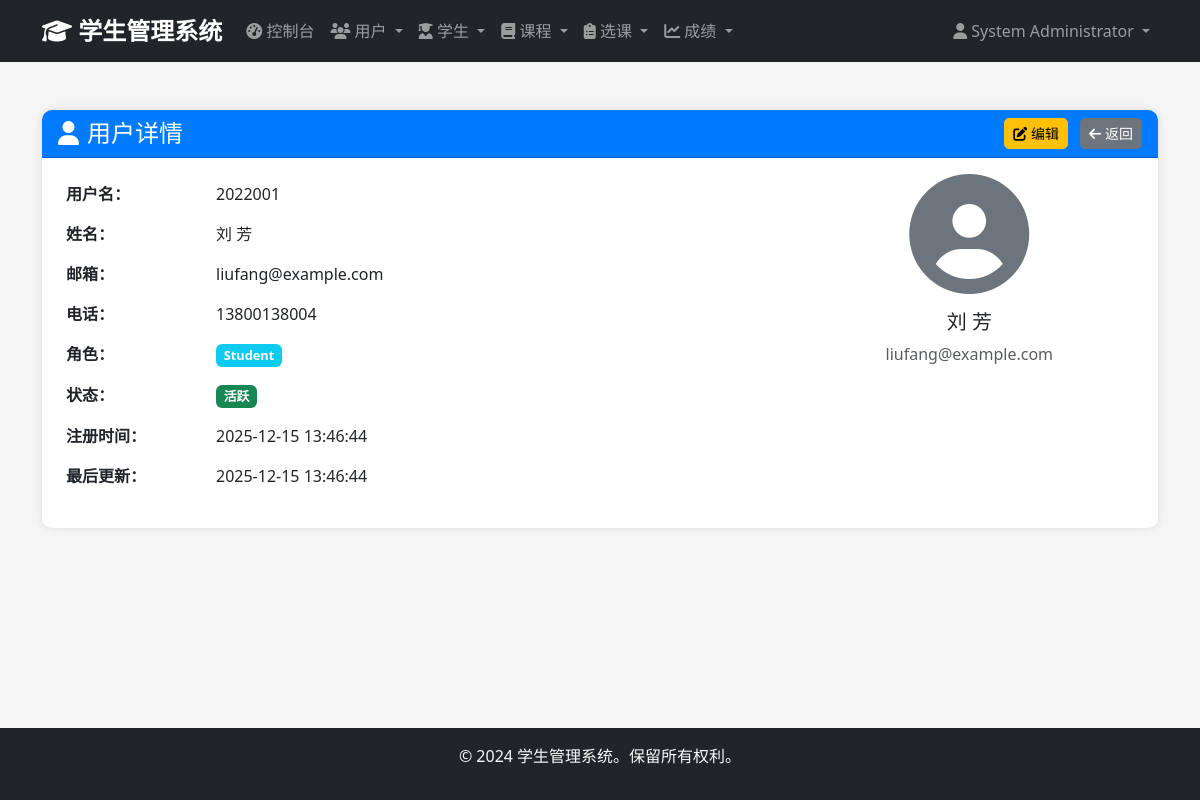
Page /admin/users/21 (signed in) on the earlier database version.
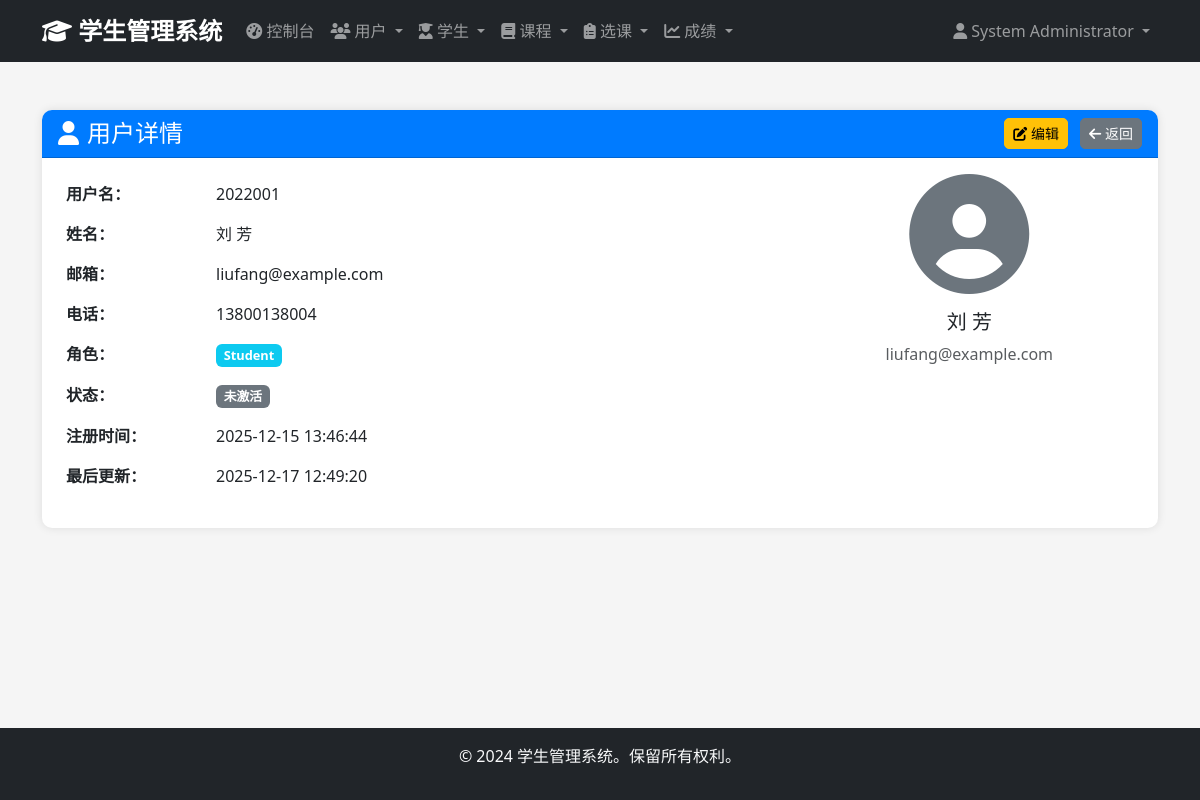
Same page on the later database version.
### app/models/user.py (models this page shows, shortened)
class User(UserMixin, db.Model):
    __tablename__ = 'users'
    id = db.Column(db.Integer, primary_key=True)
    username = db.Column(db.String(50), unique=True, nullable=False)
    email = db.Column(db.String(100), unique=True, nullable=False)
    password_hash = db.Column(db.String(255), nullable=False)
    full_name = db.Column(db.String(100), nullable=False)
    phone = db.Column(db.String(20))
    role = db.Column(db.Enum('admin', 'student', name='user_role'), nullable=False, default='student')
    is_active = db.Column(db.Boolean, default=True)
    created_at = db.Column(db.DateTime, default=datetime.utcnow)
    updated_at = db.Column(db.DateTime, default=datetime.utcnow, onupdate=datetime.utcnow)
    administrator = db.relationship('Administrator', backref='user', uselist=False, cascade='all, delete-orphan')
    def is_admin(self):
        return self.role == 'admin'

### app/views/admin.py (the view)
@admin_bp.route('/users/<int:user_id>')
@login_required
@admin_required
def view_user(user_id):
    user = User.query.get_or_404(user_id)
    return render_template('admin/users/view.html', user=user)

### app/views/auth.py (called while the page is built)
def admin_required(f):
    @wraps(f)
    def decorated_function(*args, **kwargs):
        if not current_user.is_authenticated or not current_user.is_admin():
            flash('访问被拒绝。需要管理员权限。', 'error')
            return redirect(url_for('auth.login'))
        return f(*args, **kwargs)
    return decorated_function

### app/templates/admin/users/view.html (shortened to what this page needs)
{% extends "base.html" %}
{% block content %}
<div class="container mt-4">
    <div class="row">
        <div class="col-12">
            <div class="card">
                <div class="card-header d-flex justify-content-between align-items-center">
                    <h4 class="mb-0">
                        <i class="fas fa-user me-2"></i>用户详情
                    </h4>
                    <div>
                        <a href="{{ url_for('admin.edit_user', user_id=user.id) }}" class="btn btn-warning btn-sm me-2">
                            <i class="fas fa-edit"></i> 编辑
                        </a>
                        <a href="{{ url_for('admin.users') }}" class="btn btn-secondary btn-sm">
                            <i class="fas fa-arrow-left"></i> 返回
                        </a>
                    </div>
                </div>
                <div class="card-body">
                    <div class="row">
                        <div class="col-md-8">
                            <table class="table table-borderless">
                                <tr>
                                    <td width="150"><strong>用户名：</strong></td>
                                    <td>{{ user.username }}</td>
                                </tr>
                                <tr>
                                    <td><strong>姓名：</strong></td>
                                    <td>{{ user.full_name }}</td>
                                </tr>
                                <tr>
                                    <td><strong>邮箱：</strong></td>
                                    <td>{{ user.email }}</td>
                                </tr>
                                <tr>
                                    <td><strong>电话：</strong></td>
                                    <td>{{ user.phone or '未填写' }}</td>
                                </tr>
                                <tr>
                                    <td><strong>角色：</strong></td>
                                    <td>
                                        <span class="badge bg-{{ 'danger' if user.role == 'admin' else 'info' }}">
                                            {{ user.role.title() }}
                                        </span>
                                    </td>
                                </tr>
                                <tr>
                                    <td><strong>状态：</strong></td>
                                    <td>
                                        {% if user.is_active %}
                                            <span class="badge bg-success">活跃</span>
                                        {% else %}
                                            <span class="badge bg-secondary">未激活</span>
                                        {% endif %}
                                    </td>
                                </tr>
                                <tr>
                                    <td><strong>注册时间：</strong></td>
                                    <td>{{ user.created_at.strftime('%Y-%m-%d %H:%M:%S') if user.created_at else '未知' }}</td>
                                </tr>
                                <tr>
                                    <td><strong>最后更新：</strong></td>
                                    <td>{{ user.updated_at.strftime('%Y-%m-%d %H:%M:%S') if user.updated_at else '未知' }}</td>
                                </tr>
                            </table>
                        </div>
                        <div class="col-md-4">
                            <div class="text-center">
                                <div class="mb-3">
                                    <i class="fas fa-user-circle" style="font-size: 120px; color: #6c757d;"></i>
                                </div>
                                <h5>{{ user.full_name }}</h5>
                                <p class="text-muted">{{ user.email }}</p>
                            </div>
                        </div>
                    </div>
                </div>
            </div>
        </div>
    </div>
</div>
{% endblock %}

### app/templates/base.html (shortened to what this page needs)
<!DOCTYPE html>
<html lang="zh-CN">
<head>
    <link href="https://cdn.jsdelivr.net/npm/bootstrap@5.3.0/dist/css/bootstrap.min.css" rel="stylesheet">
    <link href="https://cdnjs.cloudflare.com/ajax/libs/font-awesome/6.4.0/css/all.min.css" rel="stylesheet">
    <link href="{{ url_for('static', filename='css/style.css') }}" rel="stylesheet">
</head>
<body>
    {% if current_user.is_authenticated %}
    <nav class="navbar navbar-expand-lg navbar-dark bg-dark">
        <div class="container">
            <a class="navbar-brand" href="{{ url_for('main.dashboard') }}">
                <i class="fas fa-graduation-cap"></i> 学生管理系统
            </a>
            <div class="collapse navbar-collapse" id="navbarNav">
                <ul class="navbar-nav me-auto">
                    {% if current_user.is_admin() %}
                    <li class="nav-item">
                        <a class="nav-link" href="{{ url_for('admin.dashboard') }}">
                            <i class="fas fa-tachometer-alt"></i> 控制台
                        </a>
                    </li>
                    <li class="nav-item dropdown">
                        <a class="nav-link dropdown-toggle" href="#" data-bs-toggle="dropdown">
                            <i class="fas fa-users"></i> 用户
                        </a>
                    </li>
                    <li class="nav-item dropdown">
                        <a class="nav-link dropdown-toggle" href="#" data-bs-toggle="dropdown">
                            <i class="fas fa-user-graduate"></i> 学生
                        </a>
                    </li>
                    <li class="nav-item dropdown">
                        <a class="nav-link dropdown-toggle" href="#" data-bs-toggle="dropdown">
                            <i class="fas fa-book"></i> 课程
                        </a>
                    </li>
                    <li class="nav-item dropdown">
                        <a class="nav-link dropdown-toggle" href="#" data-bs-toggle="dropdown">
                            <i class="fas fa-clipboard-list"></i> 选课
                        </a>
                    </li>
                    <li class="nav-item dropdown">
                        <a class="nav-link dropdown-toggle" href="#" data-bs-toggle="dropdown">
                            <i class="fas fa-chart-line"></i> 成绩
                        </a>
                    </li>
                    {% endif %}
                </ul>
                <ul class="navbar-nav">
                    <li class="nav-item dropdown">
                        <a class="nav-link dropdown-toggle" href="#" data-bs-toggle="dropdown">
                            <i class="fas fa-user"></i> {{ current_user.full_name }}
                        </a>
                    </li>
                </ul>
            </div>
        </div>
    </nav>
    {% endif %}
    <main class="container-fluid py-4">
        {% block content %}{% endblock %}
    </main>
    <footer class="bg-dark text-light text-center py-3 mt-auto">
        <div class="container">
            <p>&copy; 2024 学生管理系统。保留所有权利。</p>
        </div>
    </footer>
</body>
</html>

### app/static/css/style.css (style rules this page uses)
:root { --primary-color: #007bff; --secondary-color: #6c757d; --success-color: #28a745; --danger-color: #dc3545; --warning-color: #ffc107; --info-color: #17a2b8; --dark-color: #343a40; --light-color: #f8f9fa; }
body { min-height: 100vh; display: flex; flex-direction: column; background-color: #f5f5f5; font-family: 'Segoe UI', Tahoma, Geneva, Verdana, sans-serif; }
main { flex: 1; }
.navbar-brand { font-weight: bold; font-size: 1.5rem; }
.navbar-nav .nav-link { transition: color 0.3s; }
.card { border: none; border-radius: 10px; box-shadow: 0 0 10px rgba(0,0,0,0.1); transition: transform 0.3s, box-shadow 0.3s; }
.card-header { background-color: var(--primary-color); color: white; border-radius: 10px 10px 0 0 !important; font-weight: 600; }
.btn { border-radius: 5px; transition: all 0.3s; }
.table { background-color: white; border-radius: 10px; overflow: hidden; }
footer { margin-top: auto; }
.badge { font-size: 0.8rem; padding: 0.4em 0.6em; }

Differences in the rows shown:
changed User "liufang@example.com": is_active True → False (drawn); updated_at "2025-12-15 13:46:44" → "2025-12-17 12:49:20"
Other differences:
text no longer shown: "活跃"
text now shown: "未激活"
